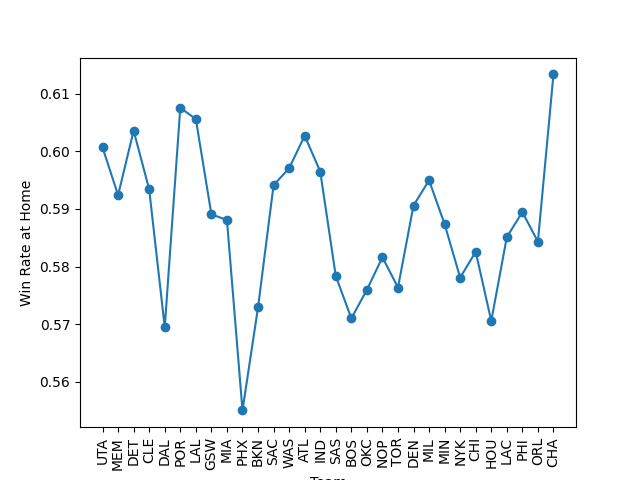

Here is the Python script that generated this plot:
import mysql.connector
import matplotlib.pyplot as plt
import requests

team_map = {
    1610612737:"ATL",
    1610612751:"BKN",
    1610612738:"BOS",
    1610612766:"CHA",
    1610612741:"CHI",
    1610612739:"CLE",
    1610612742:"DAL",
    1610612743:"DEN",
    1610612765:"DET",
    1610612744:"GSW",
    1610612745:"HOU",
    1610612754:"IND",
    1610612746:"LAC",
    1610612747:"LAL",
    1610612763:"MEM",
    1610612748:"MIA",
    1610612749:"MIL",
    1610612750:"MIN",
    1610612740:"NOP",
    1610612752:"NYK",
    1610612760:"OKC",
    1610612753:"ORL",
    1610612755:"PHI",
    1610612756:"PHX",
    1610612757:"POR",
    1610612758:"SAC",
    1610612759:"SAS",
    1610612761:"TOR",
    1610612762:"UTA",
    1610612764:"WAS",
}
home_win = dict()
game_win = dict()
rate = dict()

try:
    # connect to the target db: update ip. user, and pwd
    resp = requests.get('http://47.242.150.253:39005/query',
                        params={
                            'query': "select HOST_TEAM_ID, VISITOR_TEAM_ID, HOME_TEAM_WIN from game"
                        })
    gram = 0
    exec("gram = " + resp.text)
    for x in gram["content"]:
        # print("HOST_TEAM_ID = ", row[0])
        # print("VISITOR_TEAM_ID = ", row[1])
        # print("HOME_TEAM_WIN  = ", row[2])
        host_team_id = team_map[int(x["HOST_TEAM_ID"])]
        visitor_team_id = team_map[int(x["VISITOR_TEAM_ID"])]
        home_team_win = int(x["HOME_TEAM_WIN"])
        
        if host_team_id not in home_win.keys():
            home_win[host_team_id] = 0
        if visitor_team_id not in home_win.keys():
            home_win[visitor_team_id] = 0
        if host_team_id not in game_win.keys():
            game_win[host_team_id] = 0
        if visitor_team_id not in game_win.keys():
            home_win[visitor_team_id] = 0
        
        if home_team_win == 1:
            if host_team_id not in home_win.keys():
                home_win[host_team_id] = 1
            else:
                home_win[host_team_id] += 1
            if host_team_id not in game_win.keys():
                game_win[host_team_id] = 1
            else:
                game_win[host_team_id] += 1
        else:
            if visitor_team_id not in game_win.keys():
                game_win[visitor_team_id] = 1
            else:
                game_win[visitor_team_id] += 1
                
    for key in game_win.keys():
        if game_win[key] != 0:
            rate[key] = home_win[key]/game_win[key]
        else :
            rate[key] = 0
    print(rate)

    plt.plot(rate.keys(), rate.values(), marker="o")
    plt.xlabel('Team')
    plt.ylabel('Win Rate at Home')
    plt.xticks(rotation=90)
    plt.show()
        
except mysql.connector.Error as e:
    print("Error reading data from MySQL table", e)
